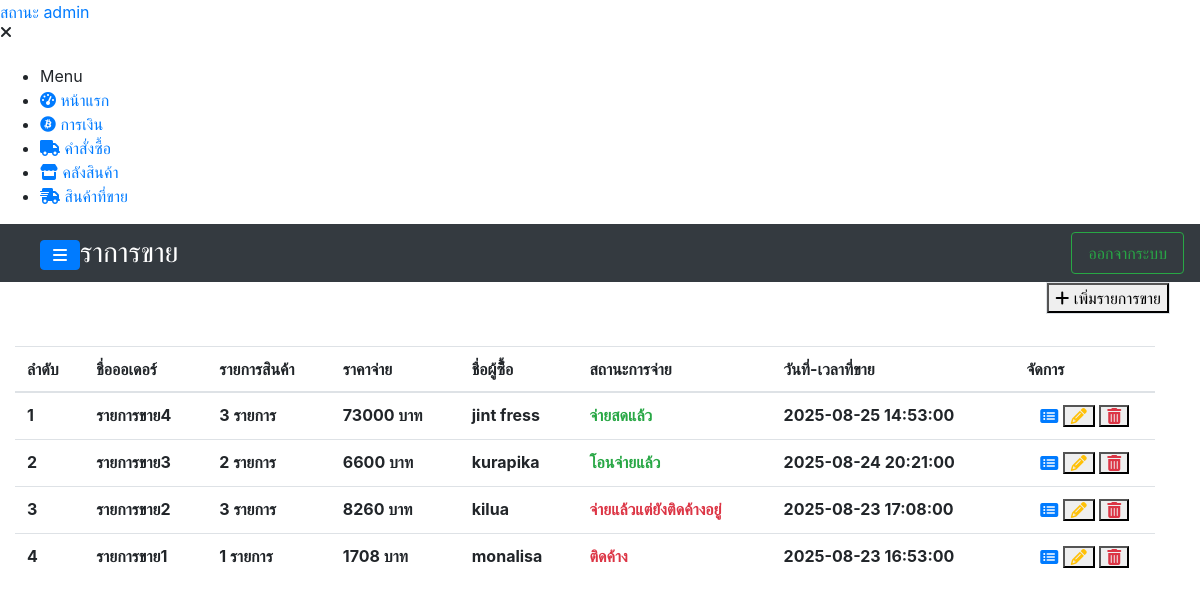
The page /system/ordersell.php (signed in) on the database as committed earlier.
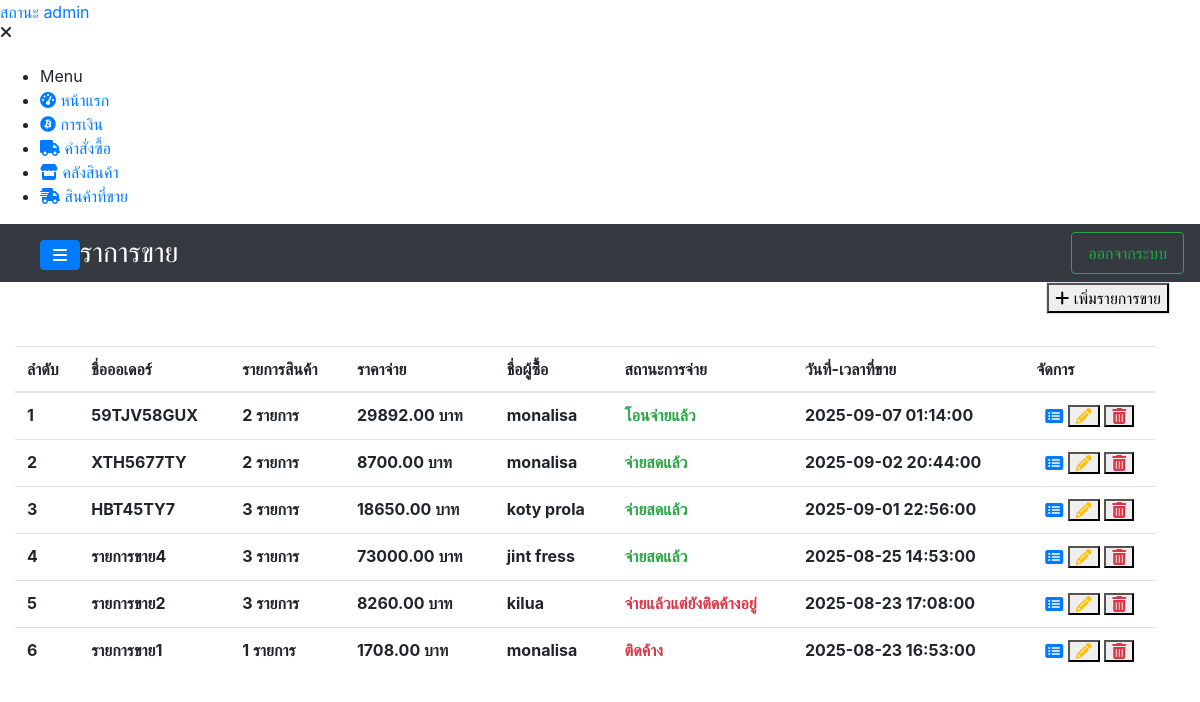
The same page on the database as committed later.
### tables this page shows
CREATE TABLE `orders_sell` (
  `id_ordersell` int(11) NOT NULL,
  `ordersell_name` varchar(200) NOT NULL,
  `is_totalprice` decimal(10,2) NOT NULL,
  `custome_name` varchar(250) NOT NULL,
  `tell_custome` varchar(30) NOT NULL,
  `date_time_sell` datetime NOT NULL,
  `shipping_note` text NOT NULL,
  `sender` varchar(200) NOT NULL,
  `tell_sender` varchar(15) NOT NULL,
  `location_send` text NOT NULL,
  `wages` decimal(10,2) NOT NULL,
  `reason` text NOT NULL,
  `slip_ordersell` varchar(200) NOT NULL,
  `adder_id` int(11) NOT NULL,
  `create_at` datetime NOT NULL
);

### components/component.php (the view, shortened to what this page needs)
<?php
function navigationOfiicer($path = ""){
    $list = "
        <nav id=\"sidebar\" class=\"sidebar-wrapper\">
            <div class=\"sidebar-content\">
                <div class=\"sidebar-brand\">
                    <a href=\"#\" class=\"text-primary\">สถานะ admin</a>
                    <div id=\"close-sidebar\">
                        <i class=\"fas fa-times\"></i>
                    </div>
                </div>
                <div class=\"sidebar-menu mt-4\">
                    <ul>
                        <li class=\"header-menu\">
                            <span>Menu</span>
                        </li>
                        <li>
                          <a href=\"{$path}index.php\">
                              <i class=\"fa fa-tachometer-alt\"></i>
                              <span>หน้าแรก</span>
                          </a>
                        </li>
                        <li>
                          <a href=\"{$path}finance.php\">
                              <i class=\"fab fa-bitcoin\"></i>
                              <span>การเงิน</span>
                          </a>
                        </li>
                        <li>
                          <a href=\"{$path}orders.php\">
                              <i class=\"fa-solid fa-truck\"></i>
                              <span>คำสั่งซื้อ</span>
                          </a>
                        </li>
                        <li>
                          <a href=\"{$path}stock.php\">
                              <i class=\"fas fa-store\"></i>
                              <span>คลังสินค้า</span>
                          </a>
                        </li>
                        <li>
                          <a href=\"{$path}ordersell.php\">
                            <i class=\"fa-solid fa-truck-fast\"></i>
                              <span>สินค้าที่ขาย</span>
                          </a>
                        </li>
                    </ul>
                </div>
            </div>
        </nav>
    ";
    echo $list;
}
function navbar($logo, $path=""){
    $navList = "
        <nav class=\"navbar navbar-tp navbar-expand-md navbar-dark bg-dark row\">
          <div class=\"container-fluid ml-4\">
              <a id=\"show-sidebar\" class=\"btn btn-primary mt-1\" href=\"#\">
                  <i class=\"fas fa-bars\"></i>
              </a>
              <p class=\"h3 mb-0 text-white text-uppercase d-none d-lg-inline-block font-thi\">$logo</p>
              <div class=\"ml-auto\">
                  <a class=\"nav-link btn btn-outline-success\" href=\"{$path}logout.php\">
                    <i class=\"now-ui-icons ui-1_settings-gear-63\"></i>
                    ออกจากระบบ
                  </a>
              </div>
          </div>
        </nav>
    ";
    echo $navList;
}
function listOrderSell($number, $ordersell_id, $ordersell_name,$count_item, $price_total,$customer_name,$date_sell,$list_typepays){
  $listorder = "
      <tr>
        <td class=\"font-weight-bold \"> $number</td>
        <td class=\"font-weight-bold\">$ordersell_name</td>
        <td class=\"font-weight-bold\">$count_item รายการ</td>
        <td class=\"font-weight-bold\">$price_total บาท</td>
        <td class=\"font-weight-bold\">$customer_name</td>
        <td class=\"font-weight-bold\">$list_typepays</td>
        <td class=\"font-weight-bold\">$date_sell</td>
        <td class='text-center'>
            <div class=\"table-data-feature\" >
              <a class=\"item\" data-toggle=\"tootip\" data-placement=\"top\" title=\"จัดสรรทุน\" href=\"details/detail_ordersell.php?ordersell_id=".$ordersell_id." \">
                <i class=\"fas fa-list-alt\"></i>
              </a>
              <button type=\"button\" id=\"edit_order_sell\" data-target=\"#modalFormUpdateOrderSell\" data-toggle=\"modal\"
                       class=\"item\" data-ordersellid=\"$ordersell_id\" data-ordersellname=\"$ordersell_name\" data-pricetotal=\"$price_total\"
                       data-customername=\"$customer_name\" data-datesell=\"$date_sell\"
                    >
                        <i class=\"fas fa-pencil-alt text-warning\"></i>
                    </button>
                    <button type=\"button\" class=\"item\" id=\"confirmTrashOrderSell\" data-id=\"$ordersell_id\" data-ordersell=\"$ordersell_name\">
                      <i class=\"fas fa-trash-alt text-danger\"></i>
                    </button>
            </div>
        </td>
      </tr>
  ";
  echo $listorder;
}
?>

### link/link-2.php (shortened to what this page needs)
<link rel="stylesheet" href="https://maxcdn.bootstrapcdn.com/bootstrap/4.0.0/css/bootstrap.min.css">
<link href="https://cdnjs.cloudflare.com/ajax/libs/font-awesome/6.6.0/css/all.min.css" rel="stylesheet">
<link rel="stylesheet" href="https://cdn.datatables.net/1.12.1/css/dataTables.bootstrap4.min.css">
<link rel="stylesheet" href="https://unpkg.com/multiple-select@2.1.1/dist/multiple-select.min.css">

### system/ordersell.php (shortened to what this page needs)
<?php
include_once("../backend/config.php");
include_once("../link/link-2.php");
include_once("../components/component.php");
?>
<!DOCTYPE html>
<html lang="en">
<head>
  <link rel="stylesheet" href="https://cdnjs.cloudflare.com/ajax/libs/uikit/3.0.0-beta.20/css/uikit.css">
    <link rel="stylesheet" href="../assets/scripts/module/jquery.Thailand.js/jquery.Thailand.js/dist/jquery.Thailand.min.css">
    <link rel="stylesheet" href="../assets/scss/navigationTrue-a-j.scss">
    <link rel="stylesheet" href="../assets/scss/revenue.scss">
    <link rel="stylesheet" href="../assets/scripts/module/test/test.scss">
    <link rel="stylesheet" href="../assets/scripts/module/select-picker/select.scss">
</head>
<body>
  <div class="page-wrapper chiller-theme toggled">
    <?php  navigationOfiicer(); ?>
    <main class="page-content mt-0">
      <?php navbar("ราการขาย"); ?>
      <div class="container-fluid row">
        <div class="ml-auto border">
            <button class="bd-none au-btn au-btn-icon au-btn--green au-btn--small" data-toggle="modal"
                data-target="#modalFormOrderSell"
            >
                <i class="fas fa-plus"></i>
                  เพิ่มรายการขาย
            </button>
          </div>
          <div class="col-md-12 mt-4">
            <div class="table-responsive table-responsive-data2 mt-2">
                <table class="table table-data2">
                    <thead>
                        <tr>
                            <th>ลำดับ</th>
                            <th>ชื่อออเดอร์</th>
                            <th>รายการสินค้า</th>
                            <th>ราคาจ่าย</th>
                            <th>ชื่อผู้ซื้้อ</th>
                            <th>สถานะการจ่าย</th>
                            <th>วันที่-เวลาที่ขาย</th>
                            <th>จัดการ</th>
                        </tr>
                    </thead>
                    <tbody>
                      <?php
                          $sql = "SELECT  O.id_ordersell, O.ordersell_name, O.is_totalprice, O.custome_name, O.date_time_sell,
                                    COUNT(DISTINCT P.list_sellid) AS item_count,
                                    GROUP_CONCAT(DISTINCT ST.list_typepay SEPARATOR ', ') AS list_typepay
                                    FROM orders_sell O
                                    LEFT JOIN sell_typepay ST ON ST.ordersell_id = O.id_ordersell
                                    LEFT JOIN list_productsell P ON P.ordersell_id = O.id_ordersell
                                    GROUP BY O.id_ordersell ORDER BY O.create_at DESC";
                          $query_data = mysqli_query($conn,$sql) or die(mysqli_error($conn));
                          $orders_ass = [];
                          while($rows = mysqli_fetch_assoc($query_data)){
                            $orders_ass[] = $rows;
                          }
                          function status_pay($list_typepay){
                              if(is_string($list_typepay)){
                                  $list_typepay = explode(",", str_replace(' ', '', $list_typepay));
                              }
                              $hasMandatory = in_array("ติดค้าง", $list_typepay);
                              $hasOption = !empty(array_intersect(["โอน", "จ่ายสด"], $list_typepay));
                              if($hasMandatory && $hasOption){
                                  return "<span class='text-danger'>จ่ายแล้วแต่ยังติดค้างอยู่</span>";
                              } else if(in_array("โอน", $list_typepay)){
                                  return "<span class='text-success'>โอนจ่ายแล้ว</span>";
                              } else if(in_array("จ่ายสด", $list_typepay)){
                                  return "<span class='text-success'>จ่ายสดแล้ว</span>";
                              } else if(in_array("ติดค้าง", $list_typepay)){
                                  return "<span class='text-danger'>ติดค้าง</span>";
                              } else {
                                  return "<span class='text-secondary'>ไม่มีข้อมูล</span>";
                              }
                          }
                          foreach($orders_ass as $key =>$res){
                                $method = explode(",",str_replace(' ','', $res['list_typepay']));
                                status_pay($method);
                              listOrderSell(
                                ($key+1), $res['id_ordersell'],$res['ordersell_name'],$res['item_count'],
                                $res['is_totalprice'],$res['custome_name'],$res['date_time_sell'],status_pay($res['list_typepay'])
                              );
                            }
                      ?>
                    </tbody>
                </table>
            </div>
          </div>
      </div>
    </main>
  </div>
</body>
</html>

Rows that differ between the two databases and show on the page:
removed orders_sell: number "2", ordersell_name "รายการขาย3", count_item "2", price_total "6600", custome_name "kurapika", shows "โอนจ่ายแล้ว", date_time_sell "2025-08-24 20:21:00"
added orders_sell: number "1", ordersell_name "59TJV58GUX", count_item "2", price_total "29892.00", custome_name "monalisa", shows "โอนจ่ายแล้ว", date_time_sell "2025-09-07 01:14:00"
added orders_sell: number "2", ordersell_name "XTH5677TY", count_item "2", price_total "8700.00", customer_name "monalisa", shows "จ่ายสดแล้ว", date_time_sell "2025-09-02 20:44:00"
added orders_sell: number "3", ordersell_name "HBT45TY7", count_item "3", price_total "18650.00", customer_name "koty prola", shows "จ่ายสดแล้ว", date_time_sell "2025-09-01 22:56:00"
changed orders_sell (number 4 of 6 on the later page): number "1" → "4"; price_total "73000" → "73000.00"
changed orders_sell "kilua": number "3" → "5"; price_total "8260" → "8260.00"
changed orders_sell (number 6 of 6 on the later page): number "4" → "6"; price_total "1708" → "1708.00"
